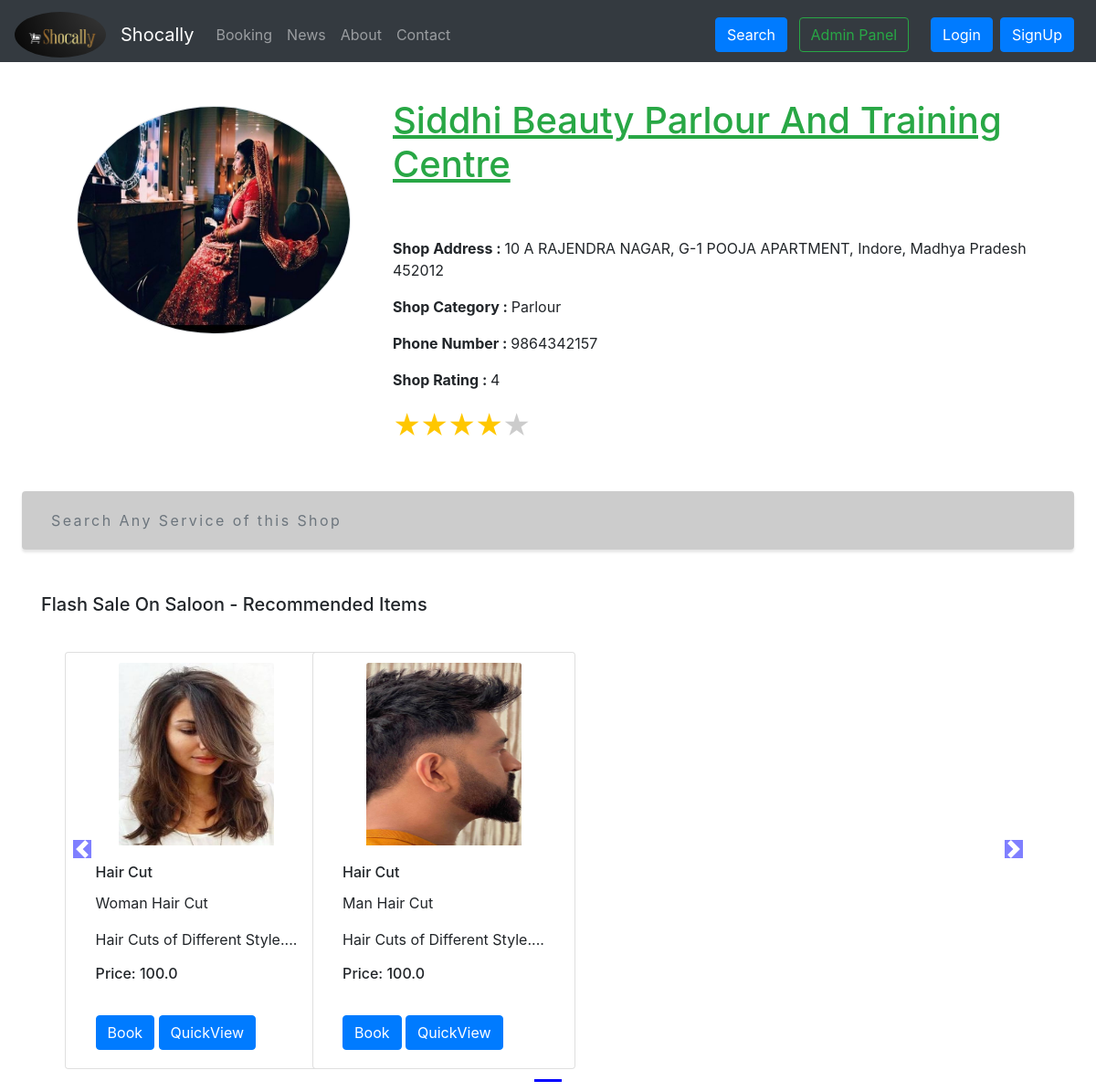
The app's page /booking/ShopView/92, older data.
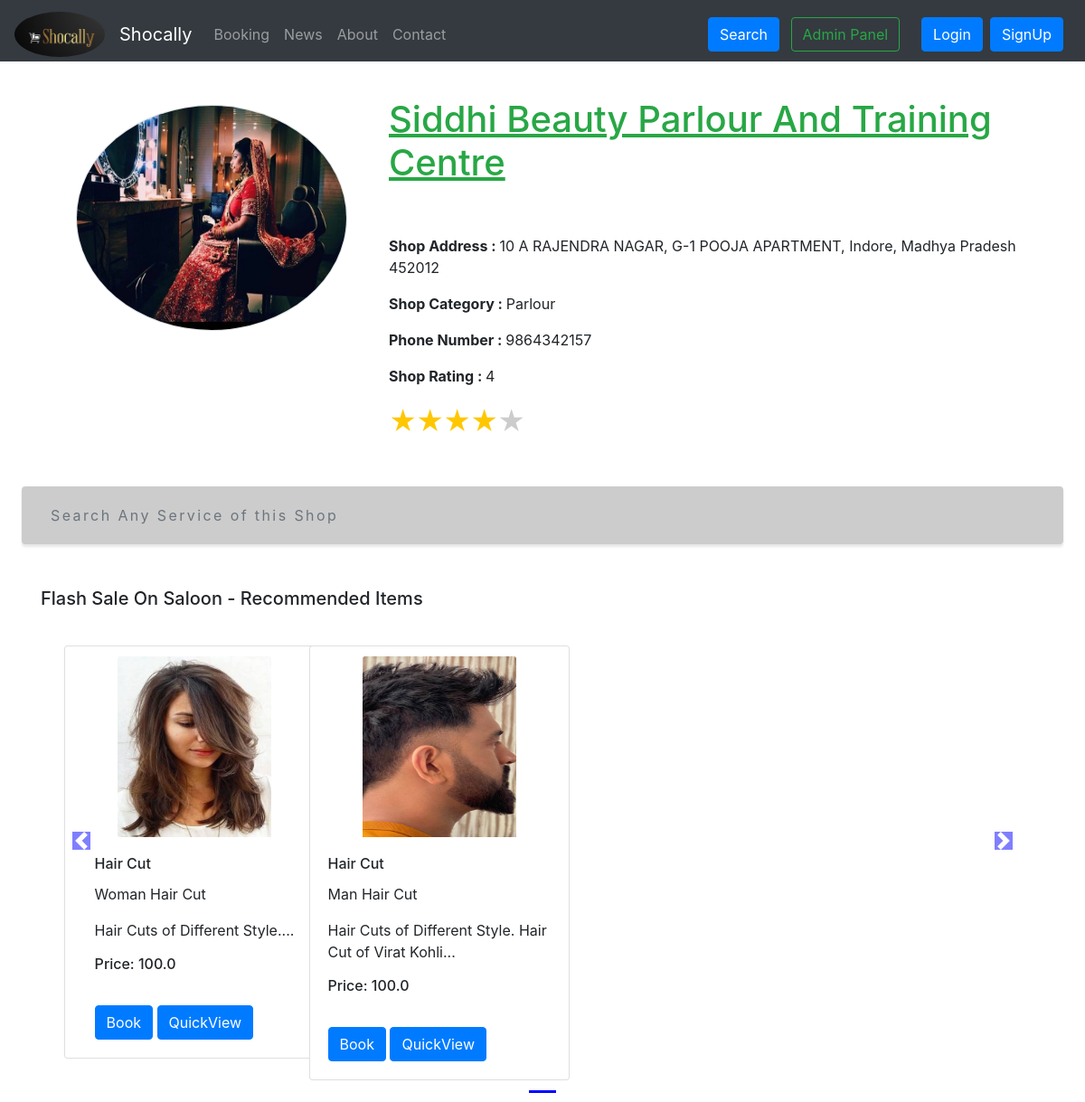
The same page, newer data.
### booking/models.py (models this page shows, shortened)
class BookingItem(models.Model):
    item_id = models.AutoField
    seller = models.ForeignKey(Seller,on_delete=models.CASCADE) # one to many relationship
    service_name = models.CharField(max_length=50, default="")
    category = models.CharField(max_length=50, default="")
    subCategory = models.CharField(max_length=50, default="")
    originalPrice = models.FloatField(default=0.0)
    price = models.FloatField(default=0.0)
    desc = models.TextField()
    image = models.ImageField(upload_to='booking/images', default="")
    rating = models.FloatField(default=0.0)
    ratingNo = models.IntegerField(default=0)  #Number of rating by users
    def __str__(self):
             return self.service_name + " " + self.subCategory + " -- " + str(self.seller)

### booking/views.py (the view)
# urls.py: path("ShopView/<int:shopid>", views.shopView, name="shopView"),
def shopView(request,shopid):
    shop= Seller.objects.filter(id=shopid)
    timeSlot = TimeSlot.objects.filter(seller=shopid)
    allProds = []
    EXIST=[]
    catprods = BookingItem.objects.values('category', 'id')
    cats = {item['category'] for item in catprods}
    for cat in cats:
        prod = BookingItem.objects.filter(seller=shop[0],category=cat)
        if prod.exists():
            n = len(prod)
            nSlides = n // 4 + ceil((n / 4) - (n // 4))
            allProds.append([prod, range(1, nSlides), nSlides])
    print(allProds)
    if len(allProds)==0:
        prodExist=False
    else:
        prodExist=True
    form = NewBookingItemForm()
    slotForm = NewTimeSlotForm()
    return render(request, 'booking/bookingShopView.html', {'shop':shop[0],'allProds':allProds,'prodExist':prodExist ,'form':form, 'slotForm':slotForm} )

### booking/forms.py
class NewBookingItemForm(forms.Form):
    service_name = forms.CharField()
    category = forms.CharField()
    subCategory = forms.CharField()
    originalPrice = forms.FloatField()
    price = forms.FloatField()
    desc = forms.CharField(widget=forms.Textarea)
    img = forms.ImageField()

class NewTimeSlotForm(forms.Form):
    starting_time = forms.TimeField(widget=forms.TimeInput(attrs={'type':'time'}))
    ending_time = forms.TimeField(widget=forms.TimeInput(attrs={'type':'time'}))
    max_booking = forms.IntegerField()             #how many person can book at that time/slot
    bookingDate = forms.DateField(widget=forms.DateInput(attrs={'type':'date'}))

### shop/models.py (called while the page is built)
    def __str__(self):
        return self.shopName[:20].upper() + " "+ self.user.first_name + " " + self.user.last_name + " -- " + str(self.user.PINCODE) + " -  -  -  " + self.shopCategory

### templates/booking/bookingShopView.html (shortened to what the changed rows need)
{% extends 'base.html' %}
{% load static %}
{% block link %}
<link rel="stylesheet" href="{% static 'css/shop/ratingStyle.css' %}">
<link rel="stylesheet" href="{% static 'css/shop/slider.css' %}">
<link rel="stylesheet" href="{% static 'css/search.css' %}">
{% endblock %}
{% block body %}
{% load crispy_forms_tags %}
    <div class="container">
    <div class="container my-4 ">
    <div class="row">
    <div class="col-md-8">
        <h1 class="text-success mt-3"><ins>{{shop.shopName|title}}</ins></h1>
        <br><br>
    </div>
    </div>
</div>
</div>
<div class="container">
    {% for product, range, nSlides in allProds %}
    {% if product %}
    <h5 class="my-4 heading">Flash Sale On {{product.0.category}} - Recommended Items</h5>
    <div class="row">
        <div id="demo{{forloop.counter}}" class="col carousel slide my-3" data-ride="carousel">
            <ul class="carousel-indicators">
                <li data-target="#demo{{forloop.counter}}" data-slide-to="0" class="active"></li>
            </ul>
            <div class="container carousel-inner no-padding">
                <div class="carousel-item active">
                    {% for i in product %}
                    <div class="col-xs-3 col-sm-3 col-md-3 item">
                        <div class="card align-items-center" style="width: 18rem;">
                            <img src='/media/{{i.image}}' class="card-img-top" alt="...">
                            <div class="card-body">
                                <h6 class="card-title prodName" id="namepr{{i.id}}">{{i.service_name|title}}</h6>
                                <p class="card-text">{{i.subCategory|slice:"0:53"}}</p>
                                <p class="card-text prodDesc">{{i.desc|slice:"0:53"}}...</p>
                                <h6 class="card-title" >Price: <span id="pricepr{{i.id}}">{{i.price}}</span></h6>
                                {% if user.id ==  i.seller.user.id %}
                                <a href="/booking/editBookingItem/{{i.id}}" class="btn btn-success mx-2">Edit Item</a>
                                <button id="del{{i.id}}" class="btn btn-danger prodDel ">Delete</button>
                                <form   method="post">
                                  {% csrf_token %}
                                  <input type="hidden" name="delProd" id="delProd{{i.id}}" value="{{i.id}}">
                                  <input type="hidden" name="sellerId" id="sellerId" value="{{shop.id}}">
                                </form>
                                <!-- <button id="edit{{i.id}}" class="btn btn-success mx-2">Edit Product</button>
                                <button id="del{{i.id}}" class="btn btn-danger ">Delete </button> -->
                                {% else %}
                                    {% if i.inStock <= 0 %}
                                    <p>Out of Stock</p>
                                    {% else %}
                                    <br>
                                    {% endif %}
                                {% if i.inStock <= 0 %}
                                <span>
                                    <button  class="btn btn-primary" disabled>Book</button>
                                </span>
                                {% else %}
                                <span  class="divpr">
                                  <a href="/booking/ItemBookPage/{{i.id}}"><button  class="btn btn-primary ">Book</button></a>
                                </span>
                                {% endif %}
                                <a href="/booking/bookingItemView/{{i.id}}"><button  class="btn btn-primary ">QuickView</button></a>
                                {% endif %}
                            </div>
                        </div>
                    </div>
                    {% endfor %}
                </div>
            </div>
        </div>
        <a class="carousel-control-prev" href="#demo{{forloop.counter}}" data-slide="prev">
            <span class="carousel-control-prev-icon"></span>
        </a>
        <a class="carousel-control-next" href="#demo{{forloop.counter}}" data-slide="next">
            <span class="carousel-control-next-icon"></span>
        </a>
    </div>
    {%  endif  %}
    {% endfor %}
</div>
{% endblock %}

Row changes from the older to the newer data that the page shows:
changed BookingItem "Man Hair Cut": desc "Hair Cuts of Different Style." → "Hair Cuts of Different Style. Hair Cut of Virat Kohli"
